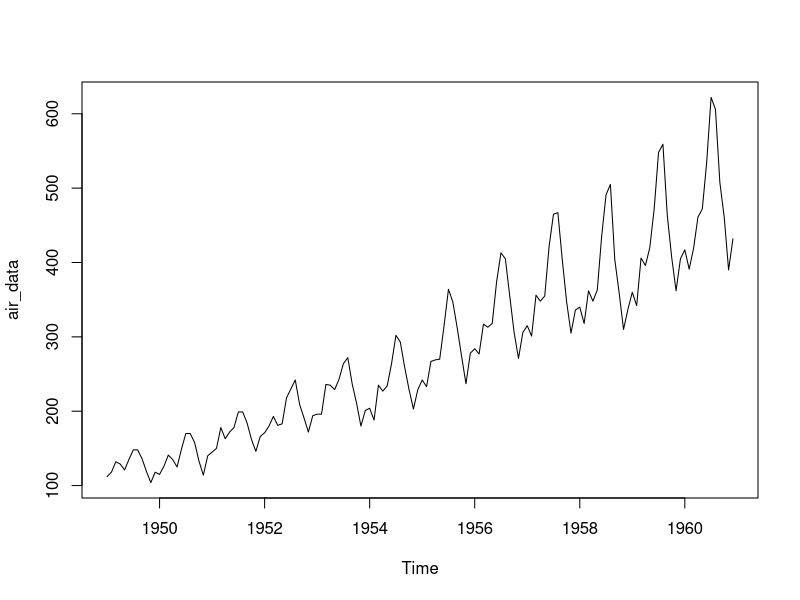
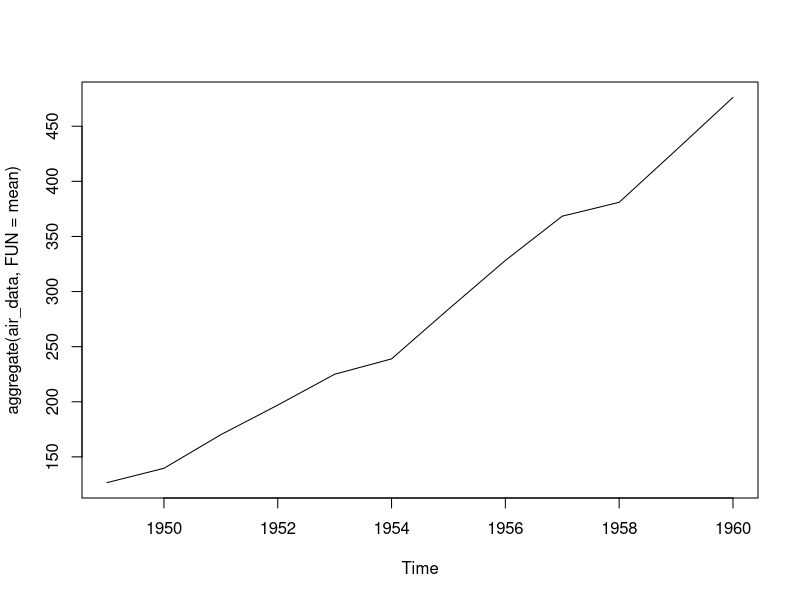
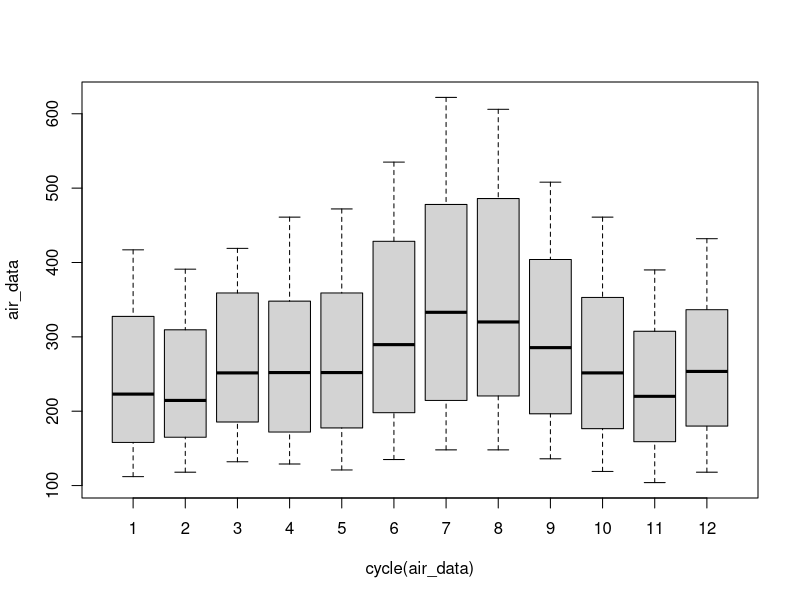
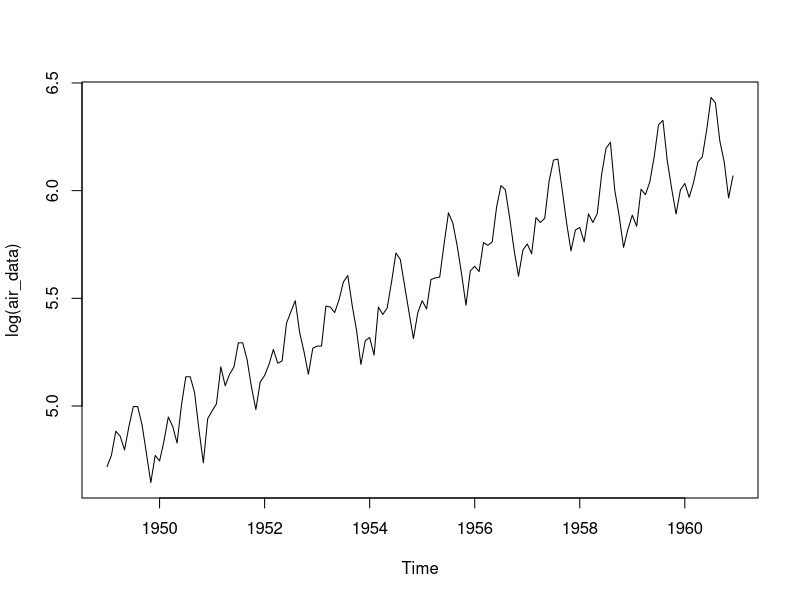
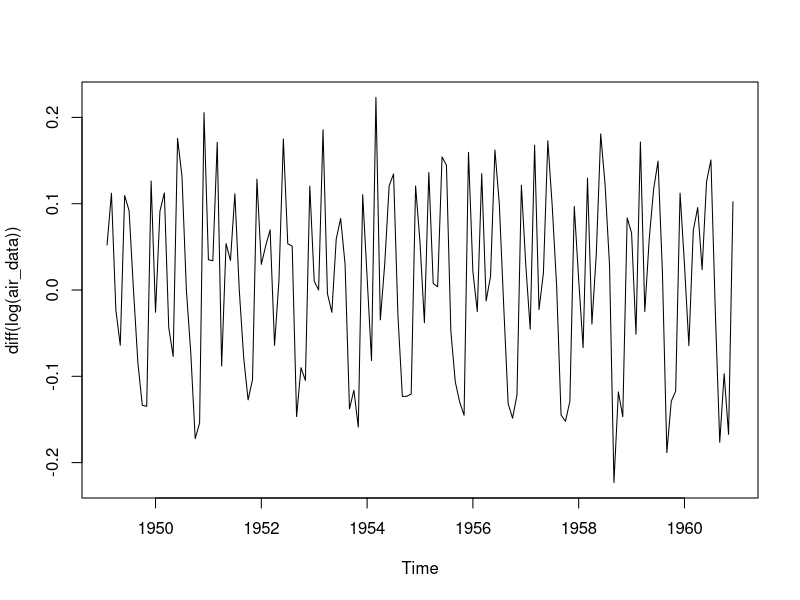
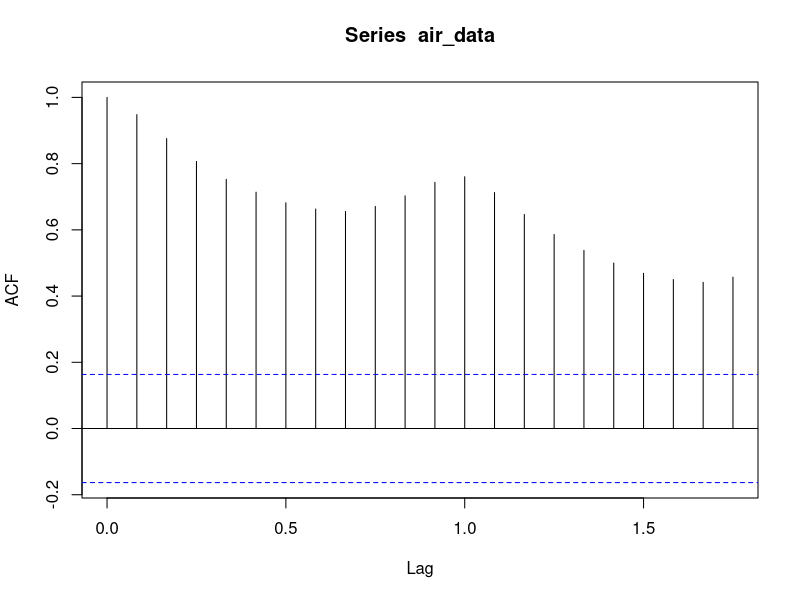
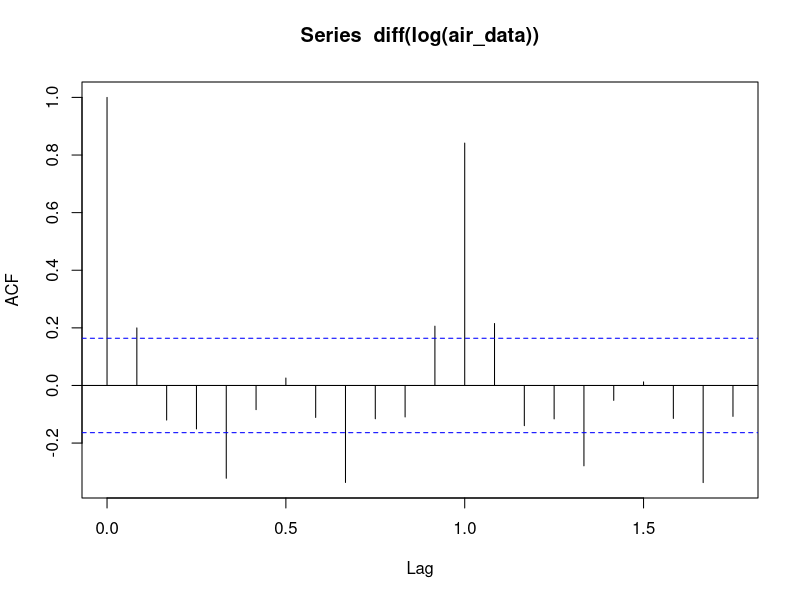
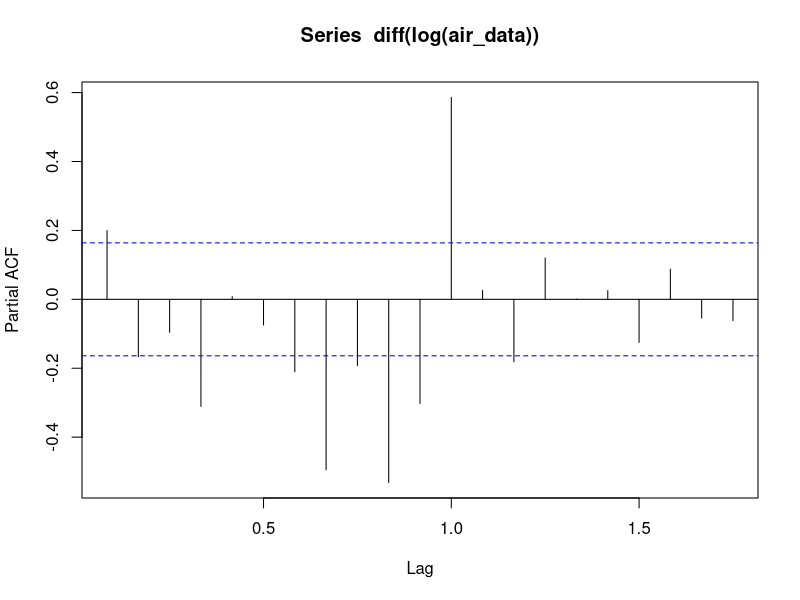

Write the R code that produced these figures, in order.
## ---- chunk 1
library(ggplot2)
library(tidyverse)
library(timeSeries)
## ---- chunk 2
#Loadinf the dataset 
air_data = datasets::AirPassengers
## ---- chunk 3
# Make sure whether the data is of time series 
class(air_data)
## ---- chunk 4
#There are different components of time series - General Trend, Seasonal Trend, Irregular Fluctuations
plot(air_data)

## ---- chunk 5
#Start date 
 start(air_data)
## ---- chunk 6
end(air_data)
## ---- chunk 7
summary(air_data)
## ---- chunk 8
#Cycle accorss the year 
cycle(air_data)

## ---- chunk 9

plot(aggregate(air_data, FUN = mean))
## ---- chunk 10
# Boxplot accorss the month will give seasonal effect
boxplot(air_data ~ cycle(air_data))
# High numbers of passengers are flying during the month of July and August accorss the time period of 11 years
## ---- chunk 11
#To make time series stationery
#log fuction is used to make variance equal 
#Still one issue is pending that mean is changing according to the time.
plot(log(air_data))
## ---- chunk 12
#Use difference with log inorder to get your time series statuinery 
#Now if you draw a mean line it will be constant, mean and variance wont change in any time interval
plot(diff(log(air_data)))
## ---- chunk 13
#Once the time series is stationery, you can use time series model
# There are different types of time serie model, Here ARIMA will be used. PQD are the values associated with ARIMA model 

# AR I MA model time series model 
# AR - Auto Regressive, means on the basis of your past vlaues you predict your future values, P
# I - Integration, Q
# MA - Moving Average, D
## ---- chunk 14
# PQD values are derive from the graphs.
# q value is derive from the graph called Auto Correlation Graph
# Model sattionery is important, We will diplay this below
## ---- chunk 15
#If data is not stationery
acf(air_data)
## ---- chunk 16
#Now Auto Correlation Function with log and differnee function (Stationery data )
acf(diff(log(air_data)))  #q value, Q here is the coeeficient for Moving Average

# How to determine q value using the below graph ?
#Counting of line should start from 0
# Any line count before the inverted line should be used as Q value or (Coefficient of moving average)
# In our case line 1 is the first line before the inverted line, so values of q becomes 1
## ---- chunk 17
#Partial auto correlation function graph is used to derive p value, With same logic 

pacf(diff(log(air_data)))

# In our case the 0th line should be considered as p value. so p 0

## ---- chunk 18
# d is the differentiation function used to stationery the means of the time series data, IN our case  by doing just one differentiation we got our data to standardize, so the value of d is 1 

## ---- chunk 19
# Finnaly Lets predict the future 10 years 
#c(p,d,q) --- Values change according to the graph, get these values from the above chart

#Model creation
fit <- arima(log(air_data), c(0,1,1), seasonal = list(order= c(0,1,1), period = 12))

#Fitting the model

pred <- predict(fit, n.ahead = 10 * 12) # 10 is for how many years you want to predict 


#Most imporatnt step
# After model creation first the values need to be converted to decimal, Beacuse values are in log scale
pred1 <- 2.718^pred$pred

# Plot the model

ts.plot(air_data, 2.718^pred$pred, log = 'y', lty = c(1,3))

## ---- chunk 20
 #Testing the model 

datawide <- ts(air_data, frequency = 12, start = c(1949,1), end = c(1959,12))

fit <- arima(log(datawide), c(0,1,1), seasonal = list(order= c(0,1,1), period = 12))

pred <- predict(fit, n.ahead = 10 * 12) 

pred1 <- 2.718^pred$pred

data1 <- head(pred1,12)

predicted_1960 <- round(data1, digits = 0)

original_1960 <- tail(air_data,12)






              
